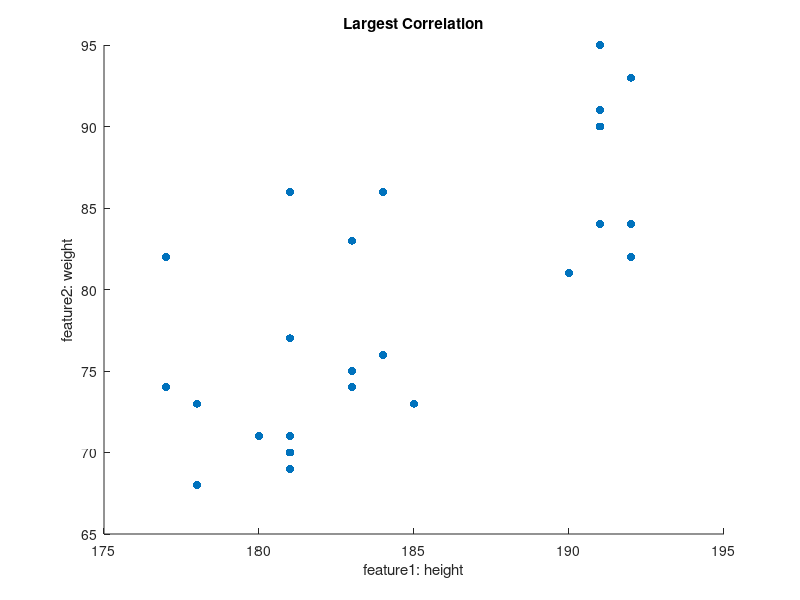
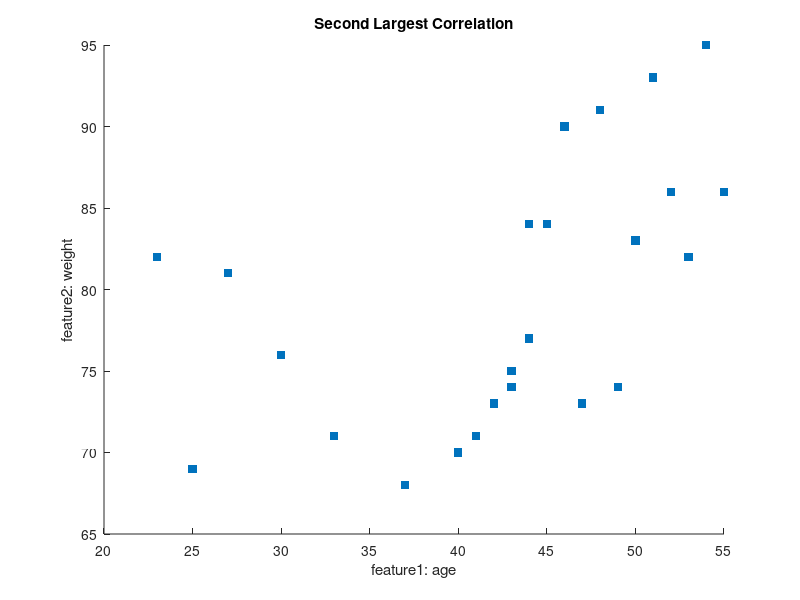

These figures' MATLAB source, in order:
% Load data
data = load("lab1_1.mat");
% Convert to matrix
matrixData = cell2mat(struct2cell(data));
% Calculate corr coef
corrCoef = corrcoef(matrixData);
% Plot the thingy first and the third variables which have a large corr
% Height
x1 = matrixData(:,1);
% Weight
y1 = matrixData(:,end);
figure('Name','Largest');
scatter(x1,y1,'red', 'filled');
% Title of the plot
title('Largest Correlation');
% Axis labels
xlabel('feature1: height');
ylabel('feature2: weight');


% Age
x2 = matrixData(:,2);
% Weight
y2 = matrixData(:,end);
figure('Name','Second Largest');
scatter(x2,y2,'green', 'square', 'filled');
% Title of the plot
title('Second Largest Correlation');
% Axis labels
xlabel('feature1: age');
ylabel('feature2: weight');
